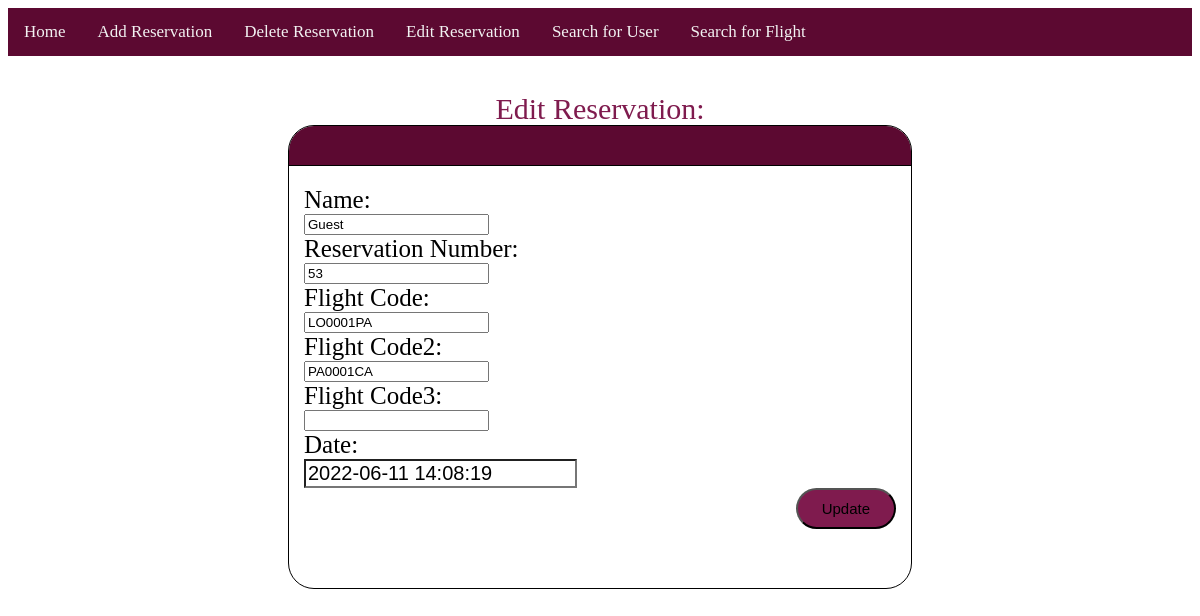
Page /customerservice/csupdateaction.php?rev_num=53 on the committed database.
### tables this page shows
CREATE TABLE `reservations` (
  `name` varchar(200) NOT NULL,
  `rev_num` int(25) NOT NULL,
  `f_code` varchar(15) NOT NULL,
  `f_code2` varchar(15) NOT NULL,
  `f_code3` varchar(15) NOT NULL,
  `rate` int(1) DEFAULT NULL,
  `comment` varchar(250) DEFAULT NULL,
  `cancel` tinyint(1) DEFAULT NULL,
  `date` datetime NOT NULL DEFAULT current_timestamp(),
  `Price` int(20) DEFAULT NULL,
  `status` varchar(20) DEFAULT NULL,
  `edit` tinyint(1) NOT NULL DEFAULT 0
);

### customerservice/csupdateaction.php (the view, shortened to what this page needs)
<?php
 include "csmenu.php";
 $servername = "localhost";
 $username = "root";
 $password = "";
 $dbname = "egway";
 $conn = mysqli_connect($servername, $username, $password, $dbname);
    $result = mysqli_query($conn,"SELECT * FROM reservations WHERE rev_num='" . $_GET['rev_num'] . "'");
    $row= mysqli_fetch_array($result);
?>
<html>
<head>
    <link rel="stylesheet" href="customerservicestyle.css">
</head>
<body>
    <div class="title">Edit Reservation:</div>
    <div class = "FlightCardTopBar"> </div>
    <div class ="FlightCard">
<form method="post" action="">
<div style="padding-bottom:5px;"></div>
Name: <br>
<input type="text" name="name" value="<?php echo $row['name']; ?>">
<br>
Reservation Number:<br>
<input type="text" name="rev_num"  value="<?php echo $row['rev_num']; ?>">
<br>
Flight Code: <br>
<input type="text" name="f_code"  value="<?php echo $row['f_code']; ?>">
<br>
Flight Code2: <br>
<input type="text" name="f_code2"  value="<?php echo $row['f_code2']; ?>">
<br>
Flight Code3: <br>
<input type="text" name="f_code3"  value="<?php echo $row['f_code3']; ?>">
<br>
Date: <br>
<input type="text" name="date" class="date" value="<?php echo $row['date']; ?>">
<br>
<input type="submit" name="submit" class="button" value="Update">
</form>
</div>
</body>
</html>

### customerservice/customerservicestyle.css (style rules this page uses)
.date { background-color:white; font-size: 20px; padding: auto; }
.FlightCardTopBar { width: 50%; height: 10px; background-color:#5c0931; padding: 15px; border-radius: 25px 25px 0px 0px; outline: 1px solid black; font-size: 25px; position:relative; left: 50%; transform: translate(-50%); }
.FlightCard { width: 50%; height: 50%; background-color:white; padding: 15px; border-radius: 0px 0px 25px 25px; outline: 1px solid black; font-size: 25px; position:relative; left: 50%; transform: translate(-50%); }
.title { color: 7f1b4e; text-align: center; font-size: 30px; }
.button { float: right; border-radius: 50px 50px 50px 50px; padding: 10px 24px; background-color: 7f1b4e; font-size: larger; font-size: 15px; }

### rows in the picture
reservations: name "Guest", rev_num "53", f_code "LO0001PA", f_code2 "PA0001CA", date "2022-06-11 14:08:19"
